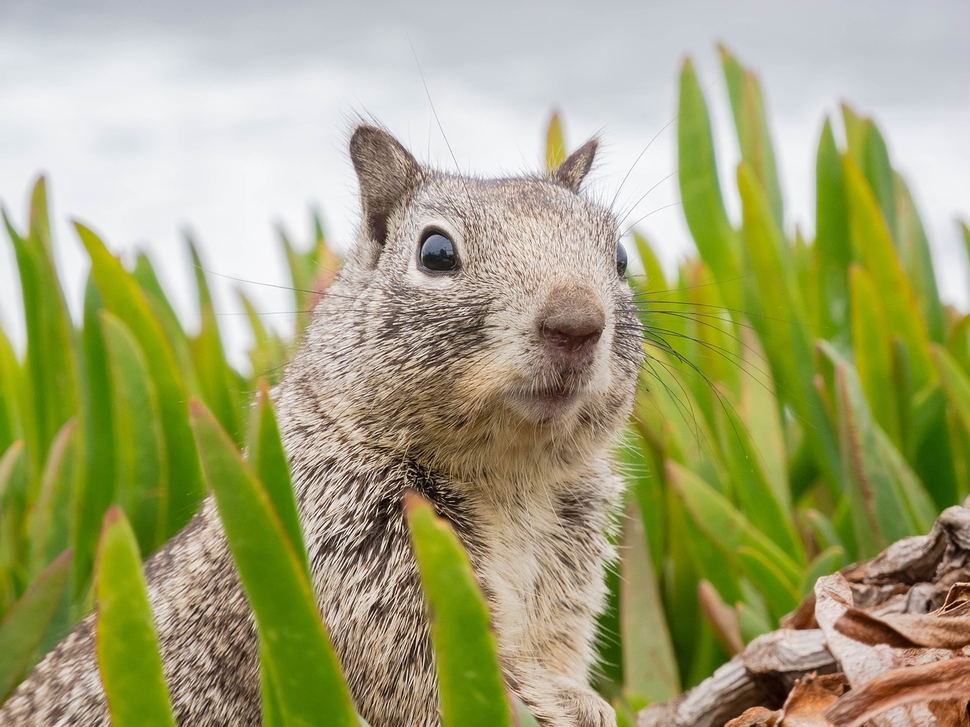
#> input picture py lv6/example.png, 970 x 727 px, shrunk from 1280 x 960 before the run
$ python zad5.py
#> lines starting #> are read from the running program, lines starting #| are printed output that depends on the picture
import numpy as np
import matplotlib.pyplot as plt
from sklearn.cluster import KMeans
import matplotlib.image as mpimg

image_path = 'example.png'
image = mpimg.imread(image_path)
#> image is the input picture: shape (727, 970, 3) float32; mean R, G, B 0.643, 0.645, 0.463

plt.figure(figsize=(8, 8))
plt.imshow(image)
plt.title('Originalna slika')
plt.axis('off')
plt.show()

w, h, d = image.shape
#> w = 727; h = 970; d = 3
image_array = np.reshape(image, (w * h, d))

n_colors = 10
kmeans = KMeans(n_clusters=n_colors, random_state=42).fit(image_array)
labels = kmeans.predict(image_array)

image_quantized = kmeans.cluster_centers_[labels]
image_quantized = np.reshape(image_quantized, (w, h, d))
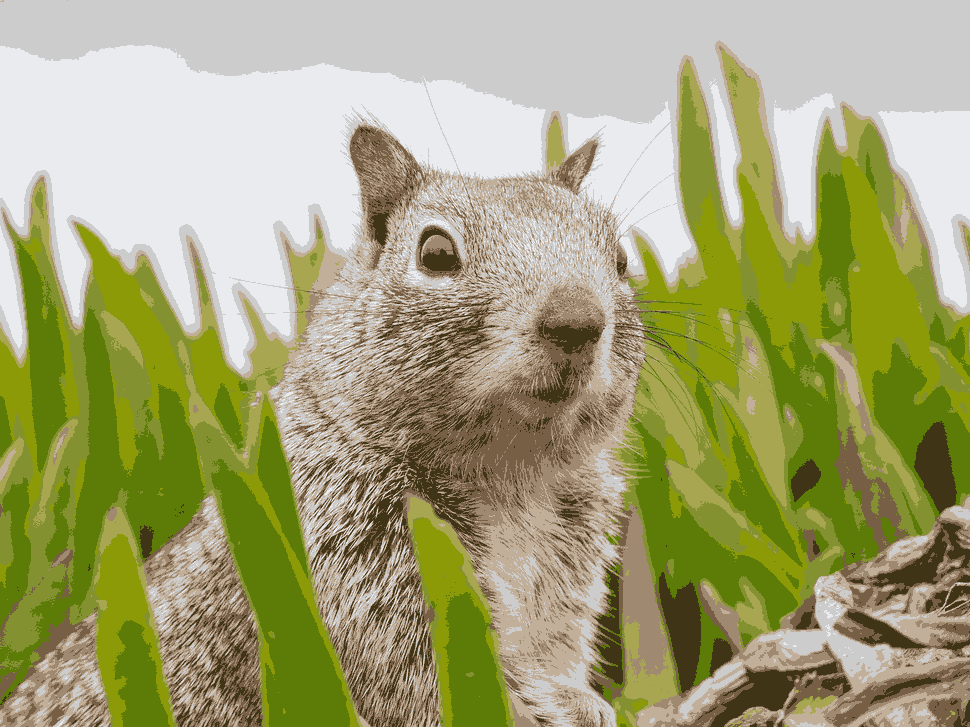
#> image_quantized: shape (727, 970, 3) float32; mean of channels 0, 1, 2 0.646, 0.642, 0.463; drawn as R, G, B

plt.figure(figsize=(8, 8))
plt.imshow(image_quantized)
plt.title(f'Kvantizirana slika s {n_colors} boja')
plt.axis('off')
plt.show()
